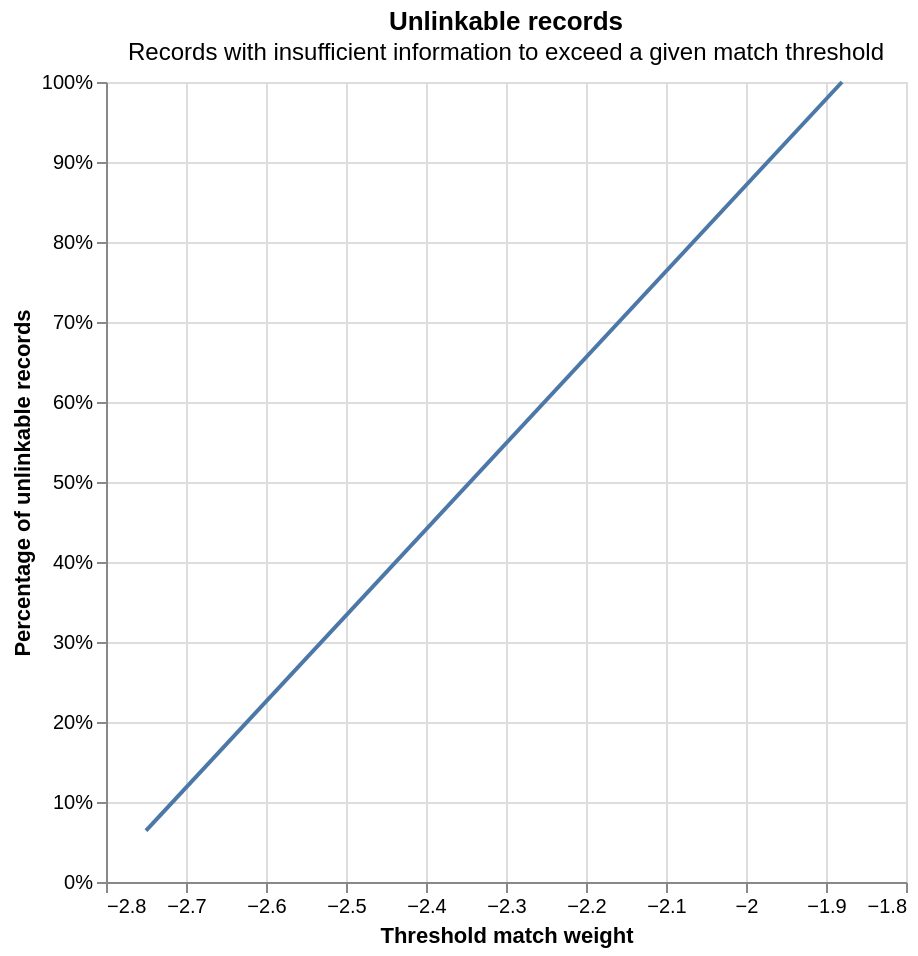

Notebook code for this chart:
### Code cell
linker.evaluation.unlinkables_chart()

### Figure 1 — Vega-Lite specification as saved in the notebook (floating-point values rounded to 4 significant figures)
{"config": {"view": {"continuousWidth": 400, "continuousHeight": 300}}, "layer": [{"mark": {"type": "line"}, "encoding": {"x": {"axis": {"format": "+", "title": "Threshold match weight"}, "field": "match_weight", "type": "quantitative"}, "y": {"axis": {"format": "%", "title": "Percentage of unlinkable records"}, "field": "cum_prop", "type": "quantitative"}}}, {"mark": {"type": "point"}, "encoding": {"opacity": {"condition": {"param": "x_match_weight_y_cum_prop_coords_of_mouse", "value": 1, "empty": false}, "value": 0}, "tooltip": [{"field": "match_weight", "format": "+.5", "title": "Match weight", "type": "quantitative"}, {"field": "match_probability", "format": ".5", "title": "Match probability", "type": "quantitative"}, {"field": "cum_prop", "format": ".3%", "title": "Proportion of unlinkable records", "type": "quantitative"}], "x": {"axis": {"title": "Threshold match weight"}, "field": "match_weight", "type": "quantitative"}, "y": {"axis": {"format": "%", "title": "Percentage of unlinkable records"}, "field": "cum_prop", "type": "quantitative"}}, "name": "mouse_coords"}, {"mark": {"type": "rule", "color": "gray"}, "encoding": {"x": {"field": "match_weight", "type": "quantitative"}}, "transform": [{"filter": {"param": "x_match_weight_y_cum_prop_coords_of_mouse", "empty": false}}]}, {"mark": {"type": "rule", "color": "gray"}, "encoding": {"y": {"field": "cum_prop", "type": "quantitative"}}, "transform": [{"filter": {"param": "x_match_weight_y_cum_prop_coords_of_mouse", "empty": false}}]}], "data": {"name": "data-0d949d5414b5e6b44b479f4601dc5b2d"}, "height": 400, "params": [{"name": "x_match_weight_y_cum_prop_coords_of_mouse", "select": {"type": "point", "fields": ["match_weight", "cum_prop"], "nearest": true, "on": "mouseover"}, "views": ["mouse_coords"]}], "title": {"text": "Unlinkable records", "subtitle": "Records with insufficient information to exceed a given match threshold"}, "width": 400, "$schema": "https://vega.github.io/schema/vega-lite/v5.9.3.json", "datasets": {"data-0d949d5414b5e6b44b479f4601dc5b2d": [{"match_weight": -2.75, "match_probability": 0.1296, "prop": 0.06415, "cum_prop": 0.06415}, {"match_weight": -1.88, "match_probability": 0.2132, "prop": 0.9359, "cum_prop": 1.0}]}}
